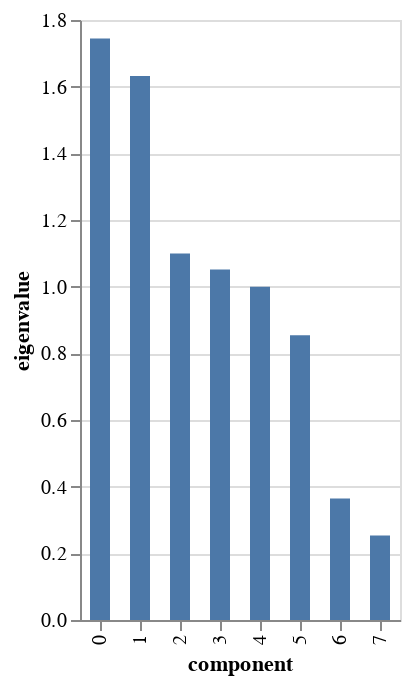

Write notebook code for a chart like this one.
### Code cell
pca.scree_plot()

### Figure 1 — Vega-Lite specification as saved in the notebook (floating-point values rounded to 4 significant figures)
{"config": {"view": {"continuousWidth": 300, "continuousHeight": 300}}, "data": {"name": "data-251509452f4b08c17ea1e712cd71bdc2"}, "mark": {"type": "bar", "size": 10}, "encoding": {"tooltip": [{"field": "component", "type": "nominal"}, {"field": "eigenvalue", "type": "quantitative"}, {"field": "% of variance", "type": "quantitative"}, {"field": "% of variance (cumulative)", "type": "quantitative"}], "x": {"field": "component", "type": "nominal"}, "y": {"field": "eigenvalue", "type": "quantitative"}}, "$schema": "https://vega.github.io/schema/vega-lite/v5.20.1.json", "datasets": {"data-251509452f4b08c17ea1e712cd71bdc2": [{"component": "0", "eigenvalue": 1.745, "% of variance": 21.81, "% of variance (cumulative)": 21.81}, {"component": "1", "eigenvalue": 1.632, "% of variance": 20.4, "% of variance (cumulative)": 42.21}, {"component": "2", "eigenvalue": 1.1, "% of variance": 13.74, "% of variance (cumulative)": 55.95}, {"component": "3", "eigenvalue": 1.052, "% of variance": 13.15, "% of variance (cumulative)": 69.1}, {"component": "4", "eigenvalue": 1.0, "% of variance": 12.5, "% of variance (cumulative)": 81.6}, {"component": "5", "eigenvalue": 0.854, "% of variance": 10.68, "% of variance (cumulative)": 92.27}, {"component": "6", "eigenvalue": 0.3645, "% of variance": 4.556, "% of variance (cumulative)": 96.83}, {"component": "7", "eigenvalue": 0.2536, "% of variance": 3.171, "% of variance (cumulative)": 100.0}]}}
